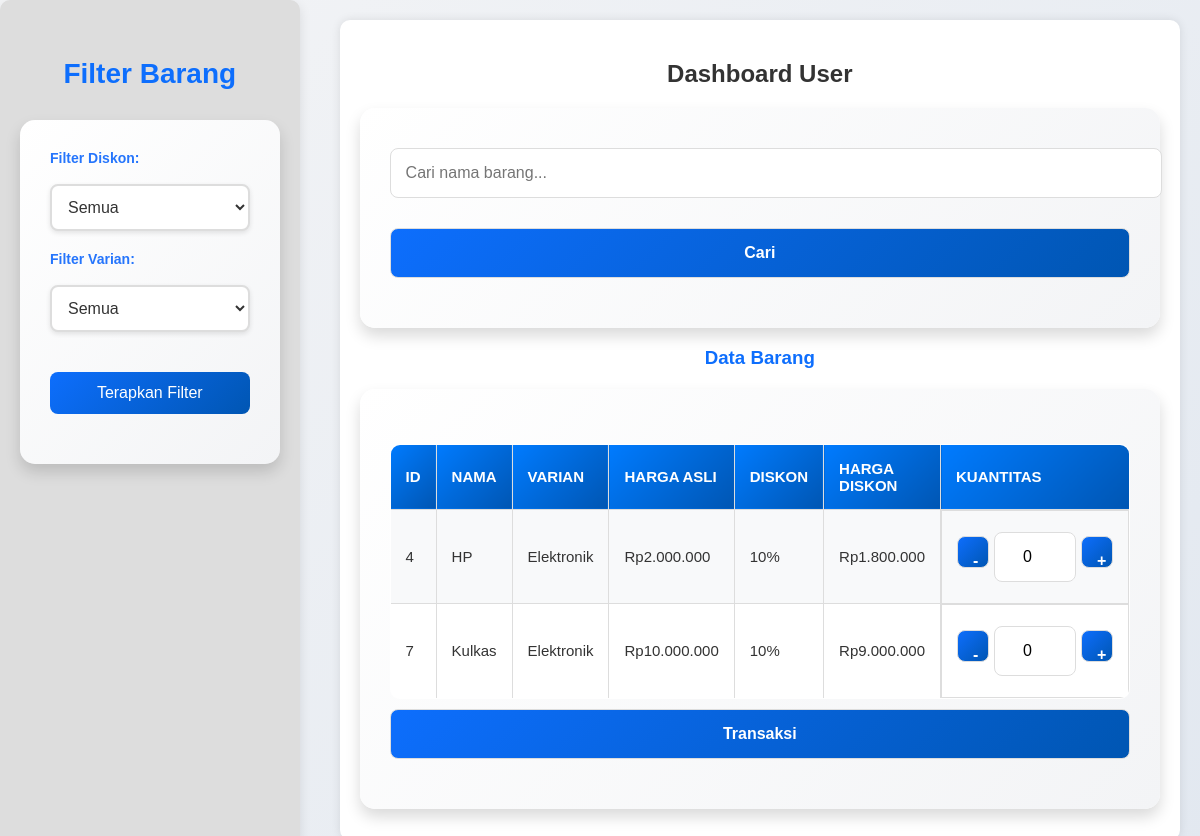
Screenshot of /kasir/user/dashboard_user.php?filter_diskon=10.0 with the database file from the repository.
### tables this page shows
CREATE TABLE `barang` (
  `id_barang` int(11) NOT NULL,
  `nama` varchar(100) NOT NULL,
  `varian` varchar(100) DEFAULT NULL,
  `harga_beli` decimal(10,2) NOT NULL,
  `harga_jual` decimal(10,2) NOT NULL,
  `diskon` decimal(5,0) NOT NULL DEFAULT 0,
  `stok` int(11) NOT NULL,
  `satuan` varchar(255) NOT NULL
);

### kasir/user/dashboard_user.php (the view, shortened to what this page needs)
<?php include '../db.php';
$query = "SELECT * FROM barang";
$conditions = [];
if (isset($_GET['filter_diskon']) && $_GET['filter_diskon'] !== '') {
    $diskon = intval($_GET['filter_diskon']);
    $conditions[] = "diskon = $diskon";
}
if (!empty($conditions)) {
    $query .= " WHERE " . implode(" AND ", $conditions);
}
$barang = $conn->query($query);
?>
<!DOCTYPE html>
<html lang="id">
<head>
    <link rel="stylesheet" href="../styles.css">
</head>
<body>
    <div class="sidebar">
        <h3>Filter Barang</h3>
        <form method="GET" class="filter">
            <label for="filter_diskon">Filter Diskon:</label>
            <select name="filter_diskon">
                <option value="">Semua</option>
            </select>
            <label for="filter_varian">Filter Varian:</label>
            <select name="filter_varian">
                <option value="">Semua</option>
            </select>
            <button type="submit">Terapkan Filter</button>
        </form>
    </div>
    <div class="container">
        <h2>Dashboard User</h2>
        <div class="search">
            <form method="GET">
                <input type="text" name="search" placeholder="Cari nama barang..." />
                <button type="submit">Cari</button>
            </form>
        </div>
        <h3>Data Barang</h3>
        <form method="POST" action="transaksi.php">
            <table>
                <tr>
                    <th>ID</th>
                    <th>Nama</th>
                    <th>Varian</th>
                    <th>Harga Asli</th>
                    <th>Diskon</th>
                    <th>Harga Diskon</th>
                    <th>Kuantitas</th>
                </tr>
                <?php while ($row = $barang->fetch_assoc()): ?>
                <tr>
                    <td><?= $row['id_barang'] ?></td>
                    <td><?= $row['nama'] ?></td>
                    <td><?= $row['varian'] ?></td>
                    <td>Rp<?= number_format($row['harga_beli'], 0, ',', '.') ?></td>
                    <td><?= $row['diskon'] ?>%</td>
                    <td>Rp<?= number_format($row['harga_jual'], 0, ',', '.') ?></td>
                    <td class="quantity">
                        <button type="button" onclick="decrement(<?= $row['id_barang'] ?>)">-</button>
                        <input type="number" name="kuantitas[<?= $row['id_barang'] ?>]" id="qty_<?= $row['id_barang'] ?>" value="0" min="0" max="99" />
                        <button type="button" onclick="increment(<?= $row['id_barang'] ?>)">+</button>
                    </td>
                </tr>
                <?php endwhile; ?>
            </table>
            <button type="submit">Transaksi</button>
        </form>
    </div>
</body>
</html>

### kasir/styles.css (style rules this page uses)
body { font-family: 'Poppins', sans-serif; background: linear-gradient(135deg, #f3f4f6, #e2e8f0); color: #333; margin: 0; padding: 0; transition: all 0.3s ease-in-out; }
.container { width: 85%; margin: 40px auto; padding: 25px; background: linear-gradient(135deg, #ffffff, #f8f9fa); border-radius: 15px; box-shadow: 0 10px 20px rgba(0, 0, 0, 0.15); transition: transform 0.3s, box-shadow 0.3s; }
h2, h3 { text-align: center; color: #0d6efd; font-weight: 700; margin-bottom: 15px; }
table { width: 100%; border-collapse: collapse; margin-top: 25px; font-size: 15px; background: #fff; border-radius: 10px; overflow: hidden; }
table th, table td { padding: 15px; text-align: left; border: 1px solid #ddd; }
table th { background: linear-gradient(135deg, #007bff, #0056b3); color: white; text-transform: uppercase; font-weight: 600; }
table tr:nth-child(even) { background-color: #f8f9fa; }
form { margin-top: 20px; background: linear-gradient(135deg, #ffffff, #f3f4f6); padding: 30px; border-radius: 15px; box-shadow: 0 8px 15px rgba(0, 0, 0, 0.15); transition: all 0.3s ease-in-out; }
form label { font-weight: bold; display: block; margin-bottom: 10px; font-size: 14px; }
form input, form select, form button { width: 100%; padding: 15px; margin: 10px 0 20px 0; border: 1px solid #ddd; border-radius: 8px; font-size: 16px; transition: border-color 0.3s, box-shadow 0.3s; }
button { background: linear-gradient(135deg, #0d6efd, #0056b3); color: white; border: none; cursor: pointer; transition: background 0.3s, transform 0.3s; border-radius: 8px; font-size: 16px; font-weight: bold; }

### kasir/user/dashboard_user.php (style rules this page uses)
body { font-family: Arial, sans-serif; background-color: #f4f4f4; margin: 0; padding: 0; display: flex; }
.sidebar { width: 300px; background: #ddd; color: white; padding: 30px 20px; height: 100vh; border-radius: 10px; box-shadow: 0px 4px 12px rgba(0, 0, 0, 0.1); margin-right: 20px; }
.sidebar h3 { text-align: center; font-size: 28px; margin-bottom: 30px; font-weight: 600; }
.sidebar label { font-size: 14px; margin-bottom: 8px; color: #2575fc; }
.sidebar select { width: 100%; padding: 12px; margin-bottom: 20px; border: 2px solid #ddd; border-radius: 8px; background: #fff; color: #333; font-size: 16px; box-shadow: 0 2px 5px rgba(0, 0, 0, 0.1); transition: all 0.3s ease; }
.sidebar button { width: 100%; padding: 12px; background-color: #2575fc; color: white; border: none; border-radius: 8px; font-size: 16px; cursor: pointer; transition: background-color 0.3s ease; margin-top: 20px; font-weight: 500; }
.container { flex: 1; background: white; padding: 20px; margin: 20px; border-radius: 10px; box-shadow: 0px 0px 10px rgba(0, 0, 0, 0.1); }
h2 { color: #333; }
table { width: 100%; border-collapse: collapse; }
table, th, td { border: 1px solid #ddd; }
th, td { padding: 10px; text-align: center; }
th { background: #007BFF; color: white; }
.quantity { display: flex; align-items: center; justify-content: center; }
.quantity button { width: 30px; height: 30px; cursor: pointer; }
.quantity input { width: 50px; text-align: center; margin: 0 5px; }

### rows the page displays
barang: id_barang "4", nama "HP", varian "Elektronik", harga_beli "2.000.000", diskon "10", harga_jual "1.800.000"
barang: id_barang "7", nama "Kulkas", varian "Elektronik", harga_beli "10.000.000", diskon "10", harga_jual "9.000.000"
